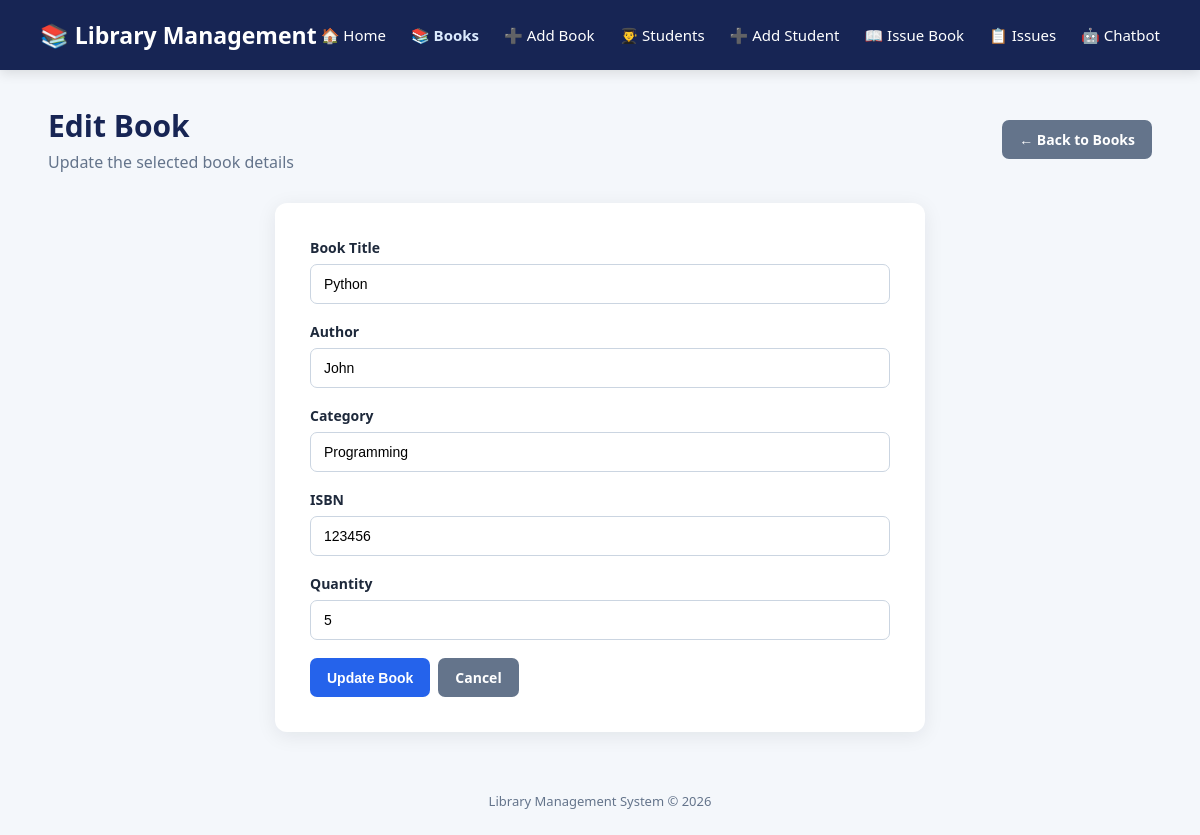
The app's page /admin/book/edit/1 with its own data.
### models/book.py (models this page shows)
class Book(db.Model):
    id = db.Column(db.Integer, primary_key=True)
    title = db.Column(db.String(200), nullable=False)
    author = db.Column(db.String(100), nullable=False)
    category = db.Column(db.String(100))
    isbn = db.Column(db.String(50), unique=True)
    quantity = db.Column(db.Integer, default=1)
    available_quantity = db.Column(db.Integer, default=1)

### app.py (the view, shortened to what this page needs)
@app.route("/admin/book/edit/<int:id>", methods=["GET", "POST"])
def edit_book(id):
    book = Book.query.get_or_404(id)
    return render_template(
        "admin/edit_book.html",
        book=book
    )

### templates/admin/edit_book.html (shortened to what this page needs)
<!DOCTYPE html>
<html>
<head>
    <link rel="stylesheet" href="{{ url_for('static', filename='style.css') }}">
</head>
<body>
    <nav class="navbar">
        <div class="logo">📚 Library Management</div>
        <div class="nav-links">
            <a href="/">🏠 Home</a>
            <a href="/admin/books" class="active">📚 Books</a>
            <a href="/admin/add-book">➕ Add Book</a>
            <a href="/admin/students">👨‍🎓 Students</a>
            <a href="/admin/add-student">➕ Add Student</a>
            <a href="/admin/issue-book">📖 Issue Book</a>
            <a href="/admin/issues">📋 Issues</a>
            <a href="/chatbot">🤖 Chatbot</a>
        </div>
    </nav>
    <div class="container">
        <div class="page-header">
            <div>
                <h1>Edit Book</h1>
                <p class="subtitle">Update the selected book details</p>
            </div>
            <a href="/admin/books" class="btn btn-secondary">← Back to Books</a>
        </div>
        <div class="form-card">
            <form method="POST">
                <div class="form-group">
                    <label for="title">Book Title</label>
                    <input class="form-control" type="text" id="title" name="title" value="{{ book.title }}" required>
                </div>
                <div class="form-group">
                    <label for="author">Author</label>
                    <input class="form-control" type="text" id="author" name="author" value="{{ book.author }}" required>
                </div>
                <div class="form-group">
                    <label for="category">Category</label>
                    <input class="form-control" type="text" id="category" name="category" value="{{ book.category }}">
                </div>
                <div class="form-group">
                    <label for="isbn">ISBN</label>
                    <input class="form-control" type="text" id="isbn" name="isbn" value="{{ book.isbn }}">
                </div>
                <div class="form-group">
                    <label for="quantity">Quantity</label>
                    <input class="form-control" type="number" id="quantity" name="quantity" value="{{ book.quantity }}" min="1" required>
                </div>
                <div class="actions">
                    <button type="submit" class="btn btn-primary">Update Book</button>
                    <a href="/admin/books" class="btn btn-secondary">Cancel</a>
                </div>
            </form>
        </div>
    </div>
    <div class="footer">Library Management System © 2026</div>
</body>
</html>

### static/style.css (style rules this page uses)
* { box-sizing: border-box; margin: 0; padding: 0; }
body { font-family: "Segoe UI", Arial, sans-serif; background: #f4f7fb; color: #1e293b; min-height: 100vh; }
.navbar { height: 70px; background: #172554; color: white; display: flex; align-items: center; justify-content: space-between; padding: 0 40px; box-shadow: 0 3px 12px rgba(0, 0, 0, 0.12); }
.logo { font-size: 23px; font-weight: 700; }
.nav-links { display: flex; gap: 25px; }
.nav-links a { color: white; text-decoration: none; font-size: 15px; transition: 0.2s; }
.nav-links .active { color: #dbeafe; font-weight: 600; }
.container { width: 92%; max-width: 1200px; margin: 35px auto; }
.page-header { display: flex; justify-content: space-between; align-items: center; margin-bottom: 25px; }
.page-header h1 { font-size: 30px; color: #172554; }
.subtitle { color: #64748b; margin-top: 5px; }
.btn { display: inline-block; padding: 10px 17px; border-radius: 7px; border: none; cursor: pointer; text-decoration: none; font-size: 14px; font-weight: 600; transition: 0.2s; }
.btn-primary { background: #2563eb; color: white; }
.btn-secondary { background: #64748b; color: white; }
.form-card { max-width: 650px; margin: 30px auto; background: white; padding: 35px; border-radius: 12px; box-shadow: 0 4px 20px rgba(15, 23, 42, 0.08); }
.form-group { margin-bottom: 18px; }
.form-group label { display: block; margin-bottom: 7px; font-weight: 600; font-size: 14px; }
.form-control, select { width: 100%; padding: 11px 13px; border: 1px solid #cbd5e1; border-radius: 7px; font-size: 14px; outline: none; background: white; }
.actions { display: flex; gap: 8px; flex-wrap: wrap; }
.footer { text-align: center; padding: 25px; color: #64748b; font-size: 13px; }

### records on screen
Book: title "Python", author "John", category "Programming", isbn "123456", quantity "5"
